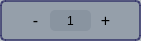
        <widget class="QWidget" name="widget_5" native="true">
         <property name="geometry">
          <rect>
           <x>650</x>
           <y>820</y>
           <width>141</width>
           <height>41</height>
          </rect>
         </property>
         <property name="styleSheet">
          <string notr="true">QWidget {
    background-color: rgba(127, 140, 153, 150); /* Màu xám xanh với độ trong suốt */
    border-radius: 5px;
    border: 2px solid rgba(46, 46, 100, 180); /* Viền xanh với độ trong suốt */
}

QPushButton {
    border: none;
    background: transparent;
    font-size: 16px;
    color: black;
    padding: 5px;
}
</string>
         </property>
         <widget class="QPushButton" name="pushButton_10">
          <property name="geometry">
           <rect>
            <x>10</x>
            <y>10</y>
            <width>51</width>
            <height>21</height>
           </rect>
          </property>
          <property name="text">
           <string>-</string>
          </property>
         </widget>
         <widget class="QPushButton" name="pushButton_11">
          <property name="geometry">
           <rect>
            <x>80</x>
            <y>10</y>
            <width>51</width>
            <height>20</height>
           </rect>
          </property>
          <property name="text">
           <string>+</string>
          </property>
         </widget>
         <widget class="QLabel" name="label_16">
          <property name="geometry">
           <rect>
            <x>50</x>
            <y>10</y>
            <width>41</width>
            <height>21</height>
           </rect>
          </property>
          <property name="styleSheet">
           <string notr="true">QWidget {
    background-color: rgba(127, 140, 153, 150); /* Màu xám xanh với độ trong suốt */
    border-radius: 5px;
    border: 2px solid rgba(46, 46, 100, 180); /* Viền xanh với độ trong suốt */border:none
}
</string>
          </property>
          <property name="text">
           <string>1</string>
          </property>
          <property name="alignment">
           <set>Qt::AlignCenter</set>
          </property>
         </widget>
        </widget>
